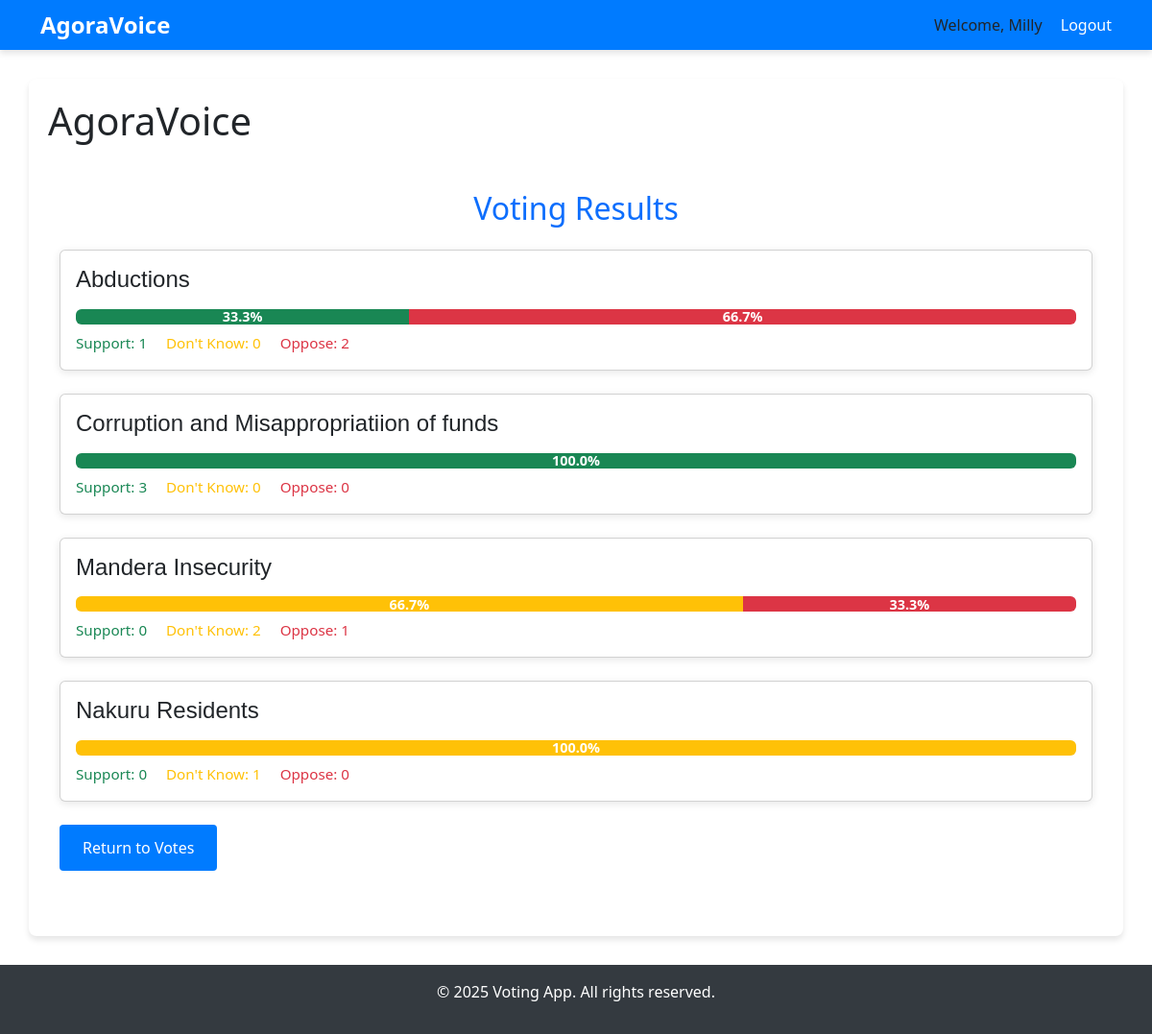
The page /results (signed in) on the database its author committed.
### app.py (models this page shows)
class User(UserMixin, db.Model):
    id = db.Column(db.Integer, primary_key=True)
    username = db.Column(db.String(100), unique=True, nullable=False)
    email = db.Column(db.String(100), unique=True, nullable=False)
    password = db.Column(db.String(200), nullable=False)
    is_admin = db.Column(db.Boolean, default=False)

class Issue(db.Model):
    id = db.Column(db.Integer, primary_key=True)
    title = db.Column(db.String(100), nullable=False)
    description = db.Column(db.Text)
    votes = db.Column(db.Integer, default=0)
    category_id = db.Column(db.Integer, db.ForeignKey('category.id'))
    category = db.relationship('Category', backref='issues')
    created_at = db.Column(db.DateTime, default=datetime.utcnow)
    updated_at = db.Column(db.DateTime, default=datetime.utcnow, onupdate=datetime.utcnow)

### app.py (the view)
@app.route('/results')
def results():
    results_data = db.session.query(
        Issue.title,
        db.func.count(UserVote.id).filter(UserVote.vote_type == "agree").label("agree"),
        db.func.count(UserVote.id).filter(UserVote.vote_type == "not_sure").label("not_sure"),
        db.func.count(UserVote.id).filter(UserVote.vote_type == "disagree").label("disagree"),
        db.func.count(UserVote.id).label("total")
    ).join(UserVote).group_by(Issue.title).all()
    results = []
    for row in results_data:
        results.append({
            "issue": {"title": row.title},
            "agree": row.agree,
            "not_sure": row.not_sure,
            "disagree": row.disagree,
            "total": row.total
        })
    return render_template("results.html", results=results)

### app.py (called while the page is built)
@login_manager.user_loader
def load_user(user_id):
    return User.query.get(int(user_id))

### app/templates/results.html (shortened to what this page needs)
{% extends "base.html" %}
{% block extra_head %}
  <link rel="stylesheet" href="{{ url_for('static', filename='results.css') }}">
  <link href="https://cdn.jsdelivr.net/npm/bootstrap@5.3.0-alpha1/dist/css/bootstrap.min.css" rel="stylesheet">
{% endblock %}
{% block content %}
<div class="results-container container my-5">
  <h2 class="text-center text-primary mb-4">Voting Results</h2>
  {% for result in results %}
    <div class="issue-result card mb-4">
      <div class="card-body">
        <h5 class="card-title">{{ result.issue.title }}</h5>
        {% if result.total > 0 %}
          {% set percent_agree = (result.agree / result.total * 100) %}
          {% set percent_not_sure = (result.not_sure / result.total * 100) %}
          {% set percent_disagree = (result.disagree / result.total * 100) %}
          <div class="progress mb-2">
            <div class="progress-bar bg-success" role="progressbar" style="width: {{ percent_agree|round(2) }}%;" aria-valuenow="{{ result.agree }}" aria-valuemin="0" aria-valuemax="{{ result.total }}">
              {{ percent_agree|round(1) }}%
            </div>
            <div class="progress-bar bg-warning" role="progressbar" style="width: {{ percent_not_sure|round(2) }}%;" aria-valuenow="{{ result.not_sure }}" aria-valuemin="0" aria-valuemax="{{ result.total }}">
              {{ percent_not_sure|round(1) }}%
            </div>
            <div class="progress-bar bg-danger" role="progressbar" style="width: {{ percent_disagree|round(2) }}%;" aria-valuenow="{{ result.disagree }}" aria-valuemin="0" aria-valuemax="{{ result.total }}">
              {{ percent_disagree|round(1) }}%
            </div>
          </div>
        {% else %}
          <p class="text-muted">No votes recorded yet.</p>
        {% endif %}
        <div class="vote-counts">
          <span class="text-success me-3">Support: {{ result.agree }}</span>
          <span class="text-warning me-3">Don't Know: {{ result.not_sure }}</span>
          <span class="text-danger">Oppose: {{ result.disagree }}</span>
        </div>
      </div>
    </div>
  {% endfor %}
  <a href="{{ url_for('index') }}" class="button">Return to Votes</a>
</div>
{% endblock %}

### app/templates/base.html (shortened to what this page needs)
<!DOCTYPE html>
<html lang="en">
<head>
  <link rel="stylesheet" href="https://cdn.jsdelivr.net/npm/bootstrap@5.3.0/dist/css/bootstrap.min.css">
  <link rel="stylesheet" href="{{ url_for('static', filename='base.css') }}">
  {% block extra_head %}{% endblock %}
</head>
<body>
  <header>
    <div class="navbar">
      <div class="container">
        <a class="logo" href="{{ url_for('index') }}">AgoraVoice</a>
        <nav>
          {% if current_user.is_authenticated %}
            <span>Welcome, {{ current_user.username }}</span>
            <a href="{{ url_for('logout') }}">Logout</a>
          {% else %}
            <a href="{{ url_for('login') }}">Login</a>
            <a href="{{ url_for('register') }}">Register</a>
          {% endif %}
        </nav>
      </div>
    </div>
  </header>
  <main class="container">
    <h1>AgoraVoice</h1>
    {% block content %}{% endblock %}
  </main>
  <footer>
    <div class="container">
      <p>&copy; {{ current_year if current_year is defined else "2025" }} Voting App. All rights reserved.</p>
    </div>
  </footer>
</body>
</html>

### static/base.css (style rules this page uses)
body { font-family: 'Poppins', sans-serif; background-color: #f8f9fa; color: #343a40; margin: 0; }
.navbar { background: #007bff; padding: 1rem 0; box-shadow: 0 4px 6px rgba(0, 0, 0, 0.1); }
.navbar .container { display: flex; justify-content: space-between; align-items: center; }
.navbar .logo { color: #fff; font-size: 1.5rem; font-weight: bold; text-decoration: none; }
.navbar nav a { color: #fff; margin-left: 15px; text-decoration: none; font-weight: 500; transition: color 0.3s ease; }
main.container { margin-top: 30px; padding: 20px; background: #fff; border-radius: 8px; box-shadow: 0 4px 6px rgba(0, 0, 0, 0.1); }
footer { background: #343a40; color: #fff; text-align: center; padding: 1rem 0; margin-top: 30px; }

### static/results.css (style rules this page uses)
.results-container { margin-top: 2rem; }
.issue-result { border: none; border-radius: 8px; box-shadow: 0 2px 8px rgba(0, 0, 0, 0.1); }
.button { display: inline-block; padding: 0.75rem 1.5rem; background-color: #007bff; color: #fff; border-radius: 0.25rem; font-weight: 500; text-decoration: none; transition: background-color 0.3s ease; }
.issue-result .card-title { font-family: 'Poppins', sans-serif; font-size: 1.5rem; margin-bottom: 1rem; }
.progress { height: 30px; background-color: #e9ecef; border-radius: 5px; overflow: hidden; }
.progress-bar { font-weight: bold; font-size: 0.9rem; display: flex; align-items: center; justify-content: center; }
.vote-counts { font-size: 0.95rem; }

### rows shown on the page
User: username "Milly"
Issue: issue "Abductions", {{ percent_agree|round(2) }} 33.33 (drawn), percent_agree "33.3", {{ percent_disagree|round(2) }} 66.67 (drawn), percent_disagree "66.7", agree "1", not_sure "0", disagree "2"
Issue: issue "Mandera Insecurity", {{ percent_not_sure|round(2) }} 66.67 (drawn), percent_not_sure "66.7", {{ percent_disagree|round(2) }} 33.33 (drawn), percent_disagree "33.3", agree "0", not_sure "2", disagree "1"

### other values the page prints
{{ result.issue.title }} "Corruption and Misappropriatiion of funds" "Nakuru Residents"
{{ percent_agree|round(1) }} "100.0"
{{ result.agree }} "3" "0"
{{ result.not_sure }} "0" "1"
{{ result.disagree }} "0" "0"
{{ percent_not_sure|round(1) }} "100.0"
{{ current_year if current_year is defined else "2025" }} "2025"
